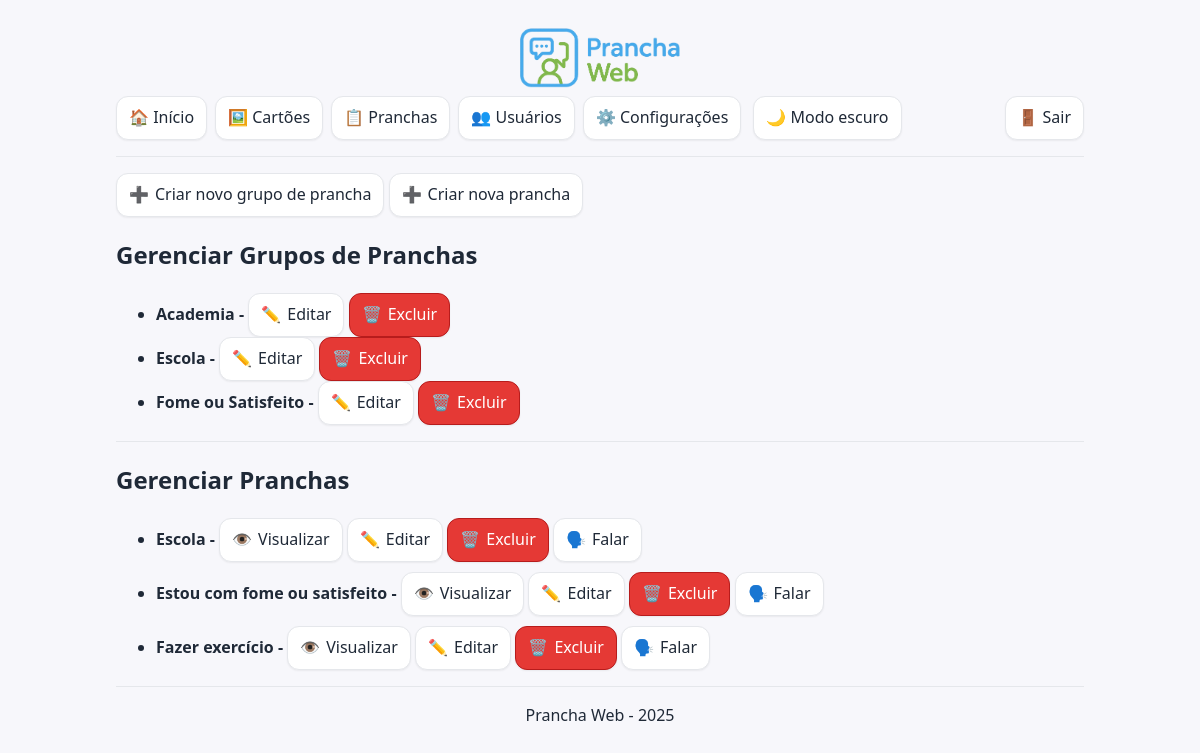
/pages/gerenciar_pranchas.php (signed in), run on an earlier commit of the app's database.
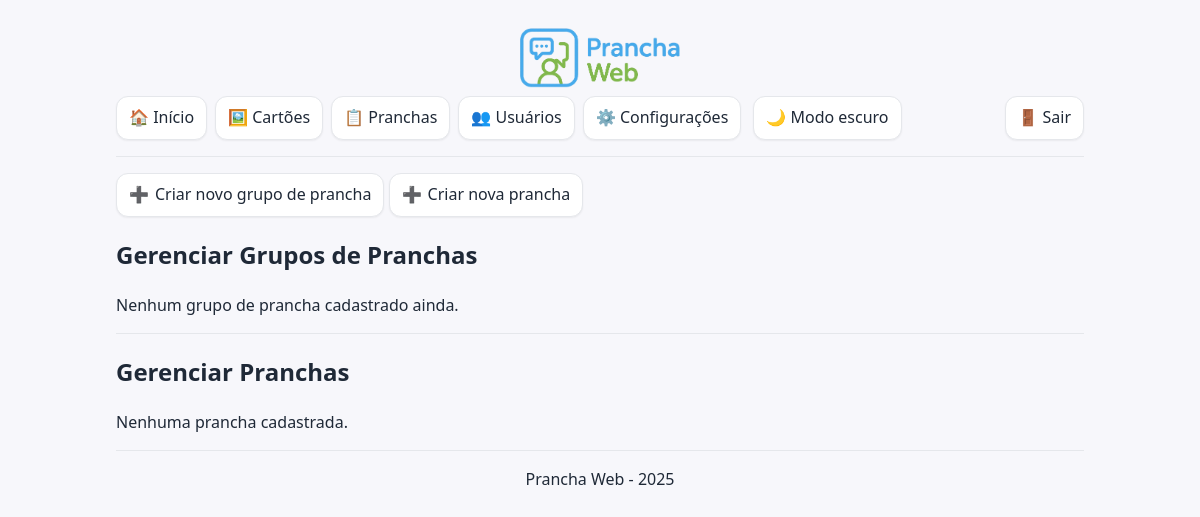
And on a later commit of the database.
### tables this page shows
CREATE TABLE `grupos_pranchas` (
  `id` int(11) NOT NULL,
  `nome` varchar(100) NOT NULL
);

CREATE TABLE `pranchas` (
  `id` int(11) NOT NULL,
  `nome` varchar(255) NOT NULL,
  `descricao` text,
  `id_grupo` int(11) NOT NULL
);

### includes/modelo_pranchas.php (called while the page is built, shortened)
<?php
function cx_pranchas(): mysqli {
    $cx = new mysqli(DB_HOST, DB_USUARIO, DB_SENHA, DB_NOME);
    $cx->set_charset('utf8mb4');
    return $cx;
}
function listarPranchasPorUsuario(int $idUsuario, bool $isAdmin): array {
    $cx = cx_pranchas();
    $pranchas = [];
    if ($isAdmin) {
        $sql = "SELECT p.id, p.nome, g.nome AS grupo
                  FROM pranchas p
                  JOIN grupos_pranchas g ON g.id = p.id_grupo
                 ORDER BY p.nome";
        if ($rs = $cx->query($sql)) {
            while ($row = $rs->fetch_assoc()) {
                $pranchas[] = $row;
            }
        }
    }
    return $pranchas;
}
function listarGruposPranchasPranchas() {
    $conexao = cx_pranchas();
    $grupos = [];
    $resultado = $conexao->query("SELECT id, nome FROM grupos_pranchas ORDER BY nome");
    if ($resultado) {
        while ($linha = $resultado->fetch_assoc()) {
            $grupos[] = $linha;
        }
    }
    return $grupos;
}
function buscarCartoesPorIds($ids) {
    $conexao = cx_pranchas();
    $placeholders = implode(',', array_fill(0, count($ids), '?'));
    $tipos = str_repeat('i', count($ids));
    $sql = "SELECT id, titulo, imagem, texto_alternativo FROM cartoes WHERE id IN ($placeholders)";
    $comando = $conexao->prepare($sql);
    $bind_params = array_merge([$tipos], $ids);
    call_user_func_array([$comando, 'bind_param'], refValues($bind_params));
    $comando->execute();
    $comando->store_result();
    $cartoes = [];
    $id = $titulo = $imagem = $texto_alternativo = "";
    $comando->bind_result($id, $titulo, $imagem, $texto_alternativo);
    while ($comando->fetch()) {
        $cartoes[$id] = [
            'id' => $id,
            'titulo' => $titulo,
            'imagem' => $imagem,
            'texto_alternativo' => $texto_alternativo
        ];
    }
    $ordenados = [];
    foreach ($ids as $id_busca) {
        if (isset($cartoes[$id_busca])) {
            $ordenados[] = $cartoes[$id_busca];
        }
    }
    return $ordenados;
}
function refValues($arr) {
    $refs = [];
    foreach ($arr as $key => $value) {
        $refs[$key] = &$arr[$key];
    }
    return $refs;
}
?>

### includes/controle_pranchas.php (called while the page is built)
<?php
require_once 'modelo_pranchas.php';
$idUsuario = (int)$_SESSION['id_usuario'];
$isAdmin   = ($_SESSION['tipo_usuario'] === 'admin');
$lista_pranchas = listarPranchasPorUsuario($idUsuario, $isAdmin);
$lista_grupos_pranchas = listarGruposPranchasPranchas();
?>

### pages/gerenciar_pranchas.php (the view, shortened to what this page needs)
<?php
include '../includes/cabecalho.php';
require_once '../includes/controle_pranchas.php';
$isAdmin = ($_SESSION['tipo_usuario'] === 'admin');
?>
<?php if ($isAdmin): ?>
<p>
  <a class="botao-acao" href="criar_grupo_prancha.php"><span aria-hidden="true">➕</span> Criar novo grupo de prancha</a>
  <a class="botao-acao" href="criar_prancha.php"><span aria-hidden="true">➕</span> Criar nova prancha</a>
</p>
<?php endif; ?>
<?php if ($isAdmin): ?>
  <h2>Gerenciar Grupos de Pranchas</h2>
  <?php if (count($lista_grupos_pranchas) > 0): ?>
    <ul>
      <?php foreach ($lista_grupos_pranchas as $grupo): ?>
        <li>
          <strong><?php echo htmlspecialchars($grupo['nome'] ?? '', ENT_QUOTES | ENT_SUBSTITUTE, 'UTF-8'); ?> - </strong>
          <a class="botao-acao" href="editar_grupo_prancha.php?id=<?php echo (int)$grupo['id']; ?>"><span aria-hidden="true">✏️</span> Editar</a>
          <a class="botao-acao excluir" href="../includes/controle_excluir_grupo_prancha.php?id=<?php echo (int)$grupo['id']; ?>" onclick="return confirm('Tem certeza que deseja excluir este grupo?');"><span aria-hidden="true">🗑️</span> Excluir</a>
        </li>
      <?php endforeach; ?>
    </ul>
  <?php else: ?>
    <p>Nenhum grupo de prancha cadastrado ainda.</p>
  <?php endif; ?>
  <hr>
<?php endif; ?>
<h2><?php echo $isAdmin ? 'Gerenciar Pranchas' : 'Pranchas'; ?></h2>
<?php if (count($lista_pranchas) > 0): ?>
  <ul>
    <?php foreach ($lista_pranchas as $prancha): ?>
      <?php
        $cartoes_ids = buscarCartoesDaPrancha($prancha['id']);
        $cartoes = buscarCartoesPorIds($cartoes_ids);
        $titulos_cartoes = array_column($cartoes, 'titulo');
      ?>
      <li style="margin-bottom:10px;">
        <strong><?php echo htmlspecialchars($prancha['nome'] ?? '', ENT_QUOTES | ENT_SUBSTITUTE, 'UTF-8'); ?> - </strong>
        <a class="botao-acao" href="ver_prancha.php?id=<?php echo (int)$prancha['id']; ?>"><span aria-hidden="true">👁️</span> Visualizar</a>
        <?php if ($isAdmin): ?>
          <a class="botao-acao" href="editar_prancha.php?id=<?php echo (int)$prancha['id']; ?>"><span aria-hidden="true">✏️</span> Editar</a>
          <a class="botao-acao excluir" href="../includes/controle_excluir_prancha.php?id=<?php echo (int)$prancha['id']; ?>" onclick="return confirm('Tem certeza?');"><span aria-hidden="true">🗑️</span> Excluir</a>
        <?php endif; ?>
        <button type="button" class="botao-acao" onclick='falarListaDeCartoes(<?php echo json_encode($titulos_cartoes, JSON_UNESCAPED_UNICODE); ?>)'><span aria-hidden="true">🗣️</span> Falar</button>
      </li>
    <?php endforeach; ?>
  </ul>
<?php else: ?>
  <p>Nenhuma prancha cadastrada.</p>
<?php endif; ?>
<?php include '../includes/rodape.php'; ?>

### includes/cabecalho.php (shortened to what this page needs)
<?php
require_once __DIR__ . '/conexao.php';
$idUsuario = (int) $_SESSION['id_usuario'];
$tema = 'light';
if ($stmt = $conn->prepare("SELECT tema_preferido FROM usuarios WHERE id = ? LIMIT 1")) {
    $stmt->bind_param("i", $idUsuario);
    $stmt->execute();
    $stmt->bind_result($temaDB);
    if ($stmt->fetch() && in_array($temaDB, ['light','dark'], true)) {
        $tema = $temaDB;
    }
}
$isAdminNav = (isset($_SESSION['tipo_usuario']) && $_SESSION['tipo_usuario'] === 'admin');
?>
<!DOCTYPE html>
<html lang="pt-BR">
<head>
    <link rel="stylesheet" href="../assets/css/style.css">
    <link rel="stylesheet" href="../assets/css/wcag.css">
</head>
<body data-theme="<?= htmlspecialchars($tema, ENT_QUOTES, 'UTF-8') ?>">
    <div class="container">
        <img src="../imagens/logo.png" alt="Logo Prancha Web" class="logo">
        <div class="menu-superior">
            <nav aria-label="Navegação principal">
                <a href="dashboard.php" class="botao-acao">🏠 Início</a>
                <a href="gerenciar_cartoes.php" class="botao-acao">🖼️ Cartões</a>
                <a href="gerenciar_pranchas.php" class="botao-acao">📋 Pranchas</a>
                <?php if ($isAdminNav): ?>
                  <a href="gerenciar_usuarios.php" class="botao-acao">👥 Usuários</a>
                <?php endif; ?>
                <a href="configuracoes.php" class="botao-acao">⚙️ Configurações</a>
            </nav>
            <button
                type="button"
                id="toggle-tema"
                class="botao-acao"
                aria-label="Alternar tema claro/escuro"
                aria-pressed="<?= $tema === 'dark' ? 'true' : 'false' ?>">
            </button>
            <form action="../includes/logout.php" method="post" class="form-sair">
                <button type="submit" class="botao-acao">🚪 Sair</button>
            </form>
        </div>
        <hr>
        <main id="conteudo" tabindex="-1">

### includes/rodape.php
        </main>
        <hr>
        <p style="text-align:center;">Prancha Web - <?php echo date('Y'); ?></p>
    </div>
</body>
</html>

### assets/css/style.css (style rules this page uses)
:root { --bg: #f7f7fb; --card: #ffffff; --text: #1f2937; --muted: #6b7280; --border: #e5e7eb; --primary: #2563eb; --primary-strong:#1d4ed8; --danger: #dc2626; --danger-strong:#b91c1c; --ring: #93c5fd; --btn-bg: #ffffff; --btn-bg-hover: #f3f4f6; --radius: 12px; --shadow-sm: 0 1px 2px rgba(0,0,0,.06); --shadow-md: 0 6px 18px rgba(37, 99, 235, .12); --shadow-focus: 0 0 0 3px var(--ring); }
* { box-sizing: border-box; }
html, body { height: 100%; }
body { margin: 0; font-family: system-ui, -apple-system, "Segoe UI", Roboto, Ubuntu, "Helvetica Neue", Arial, "Noto Sans", "Apple Color Emoji","Segoe UI Emoji", "Segoe UI Symbol", "Noto Color Emoji", sans-serif; background: var(--bg); color: var(--text); line-height: 1.5; transition: background .25s ease, color .25s ease; font-size: 16px; }
.container { max-width: 1000px; margin: 0 auto; padding: 16px; }
.logo { max-height: 60px; display: block; margin: 12px auto 8px; }
.menu-superior { display: flex; align-items: center; justify-content: space-between; gap: 12px; flex-wrap: wrap; }
.menu-superior nav { display: flex; gap: 8px; flex-wrap: wrap; }
.form-sair { margin-left: auto; }
hr { border: 0; border-top: 1px solid var(--border); margin: 16px 0; }
:where(button, input[type="submit"], input[type="button"], .botao-acao, summary.botao-acao) { appearance: none; -webkit-appearance: none; background: var(--btn-bg); color: var(--text); border: 1px solid var(--border); border-radius: var(--radius); padding: .55rem .9rem; font: inherit; line-height: 1.1; display: inline-flex; align-items: center; gap: .5rem; cursor: pointer; text-decoration: none; box-shadow: var(--shadow-sm); transition: background-color .18s ease, border-color .18s ease, color .18s ease, transform .06s ease, box-shadow .18s ease, filter .18s ease; }
:where(button, input[type="submit"], input[type="button"], .botao-acao, summary.botao-acao):hover { background: var(--btn-bg-hover); border-color: var(--primary); box-shadow: var(--shadow-md); transform: translateY(-1px); }
:where(button, input[type="submit"], input[type="button"], .botao-acao, summary.botao-acao):active { transform: translateY(0); filter: brightness(0.98); }
:where(button, input[type="submit"], input[type="button"], .botao-acao, summary.botao-acao):focus-visible { outline: none; box-shadow: var(--shadow-md), var(--shadow-focus); border-color: var(--primary-strong); }
a.botao-acao { color: inherit; }
body[data-theme="light"] { --danger-bg: #e53935; --danger-bg-hover: #c62828; --danger-border: #b71c1c; --danger-text: #ffffff; --danger-focus: rgba(229,57,53,.40); }
:where(.botao-acao.excluir) { border-color: color-mix(in srgb, var(--danger) 50%, var(--border)); color: var(--text); }
.botao-acao.excluir { background: var(--danger-bg); border-color: var(--danger-border); color: var(--danger-text); }
a.botao-acao.excluir:link, a.botao-acao.excluir:visited { color: var(--danger-text); }

### assets/css/wcag.css (style rules this page uses)
a.botao-acao, button, input[type="submit"], input[type="button"], summary.botao-acao, .botao-falar-tudo { min-width: 44px; min-height: 44px; padding: 10px 12px; display: inline-flex; align-items: center; justify-content: center; gap: 6px; line-height: 1.2; }
a.botao-acao { display: inline-flex; }
nav a.botao-acao { min-height: 44px; }

What changed in the data, as far as the page shows it:
removed grupos_pranchas: nome "Academia"
removed grupos_pranchas: nome "Escola"
removed grupos_pranchas: nome "Fome ou Satisfeito"
removed pranchas: nome "Escola"
removed pranchas: nome "Estou com fome ou satisfeito"
removed pranchas: nome "Fazer exercício"
Also different on the page:
text now shown: "Nenhum grupo de prancha cadastrado ainda. Nenhuma prancha cadastrada."
